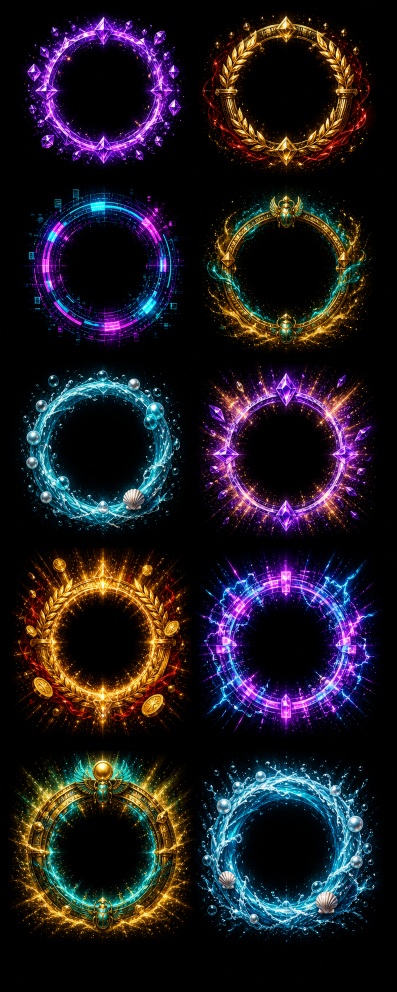
#> input picture qa/source/vslot_theme_symbol_halos_imagegen.png, 793 x 1983 px (shown at 1/2 size)
$ python -i slice_imagegen_theme_symbol_halos.py   (imports and definitions only)
#> lines starting #> are read from the running program, lines starting #| are printed output that depends on the picture
#> further down, picture is the input picture: PIL image 793x1983 RGB; mean R, G, B 31.5, 26.6, 33.4
from pathlib import Path

from PIL import Image, ImageDraw, ImageEnhance, ImageFilter, ImageOps


from vslot_asset_toolchain import verify_asset_toolchain

# [1 line not run here, left out]

ROOT = Path(__file__).resolve().parents[1]
SOURCE = ROOT / "qa/source/vslot_theme_symbol_halos_imagegen.png"
OUT_DIR = ROOT / "app/src/main/res/drawable-nodpi"
PREVIEW = ROOT / "qa/screenshots/theme_symbol_halos_contact_sheet.png"

TARGET_SIZE = (640, 640)
GRID_COLUMNS = 2
GRID_ROWS = 5

CELLS = [
    ("symbol_win_halo_violet", "Violet win", 0, 0),
    ("symbol_win_halo_roman", "Roman win", 1, 0),
    ("symbol_win_halo_neon", "Neon win", 0, 1),
    ("symbol_win_halo_pharaoh", "Pharaoh win", 1, 1),
    ("symbol_win_halo_ocean", "Ocean win", 0, 2),
    ("symbol_bonus_scatter_halo_violet", "Violet bonus", 1, 2),
    ("symbol_bonus_scatter_halo_roman", "Roman bonus", 0, 3),
    ("symbol_bonus_scatter_halo_neon", "Neon bonus", 1, 3),
    ("symbol_bonus_scatter_halo_pharaoh", "Pharaoh bonus", 0, 4),
    ("symbol_bonus_scatter_halo_ocean", "Ocean bonus", 1, 4),
]


def alpha_from_luminance(image: Image.Image) -> Image.Image:
    luminance = ImageOps.grayscale(image)
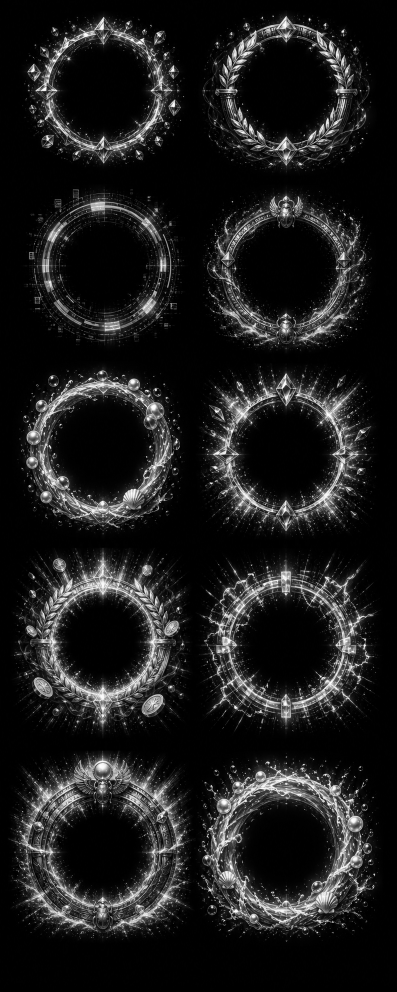
#> luminance: PIL image 793x1983 L (shown at 1/2 size); min 0, max 255, mean 28.9
    alpha = luminance.point(
        lambda value: 0
        if value < 7
        else min(236, int(((value - 7) / 120) ** 1.15 * 255))
    )
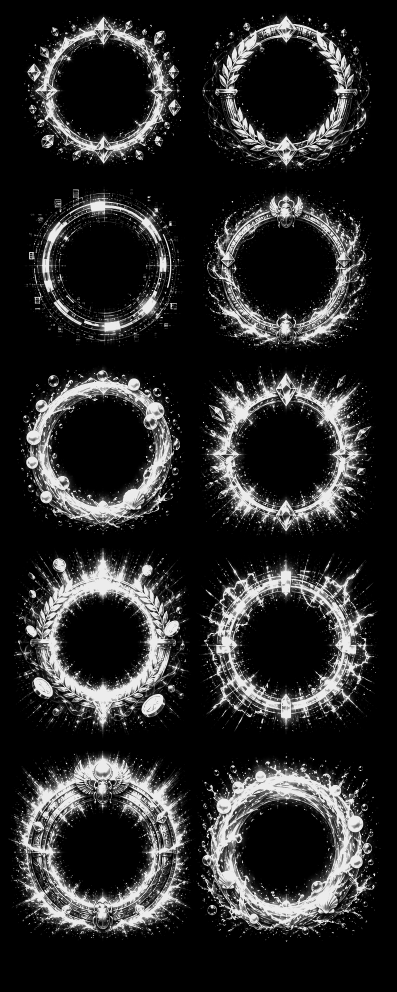
#> alpha: PIL image 793x1983 L (shown at 1/2 size); min 0, max 236, mean 41.3
    return alpha.filter(ImageFilter.GaussianBlur(radius=0.25))


# [110 lines left out: functions remove_vertical_bleed, crop_cell, checkerboard, build_preview, main, not called in this run]


# [2 lines not run here, left out]

>>> from PIL import Image
>>> picture = Image.open('../qa/source/vslot_theme_symbol_halos_imagegen.png')
>>> result = alpha_from_luminance(picture)

$ run again, on qa/source/vslot_bg_home_imagegen.png
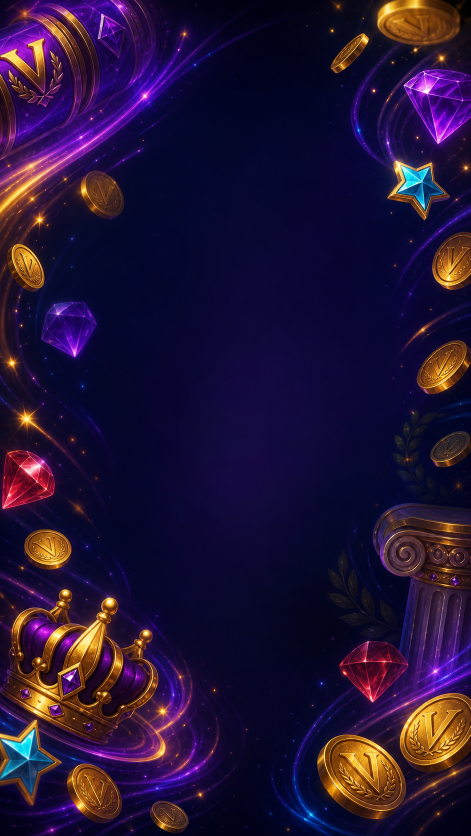
#> input picture qa/source/vslot_bg_home_imagegen.png, 941 x 1672 px (shown at 1/2 size)
#> picture is the input picture: PIL image 941x1672 RGB; mean R, G, B 35.6, 19.3, 54.1
#> in alpha_from_luminance, `luminance = ImageOps.grayscale(image)`:
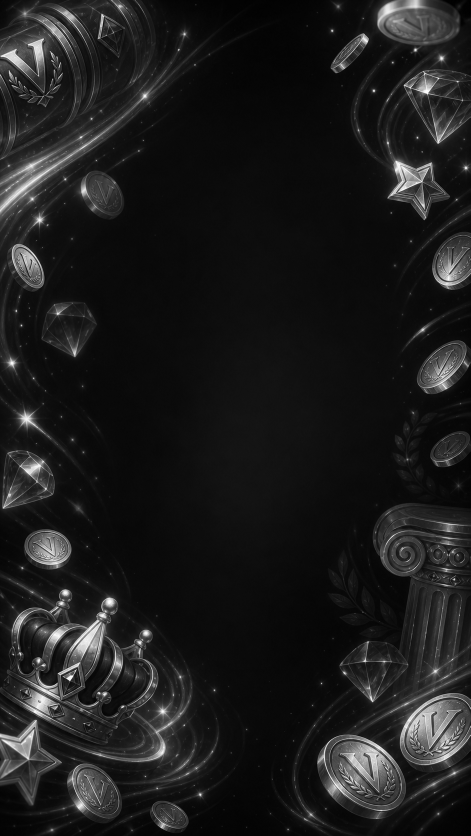
#> luminance: PIL image 941x1672 L (shown at 1/2 size); min 0, max 255, mean 28.1
#> in alpha_from_luminance, `alpha = luminance.point( lambda value: 0 if value < 7 else min(236, in..`:
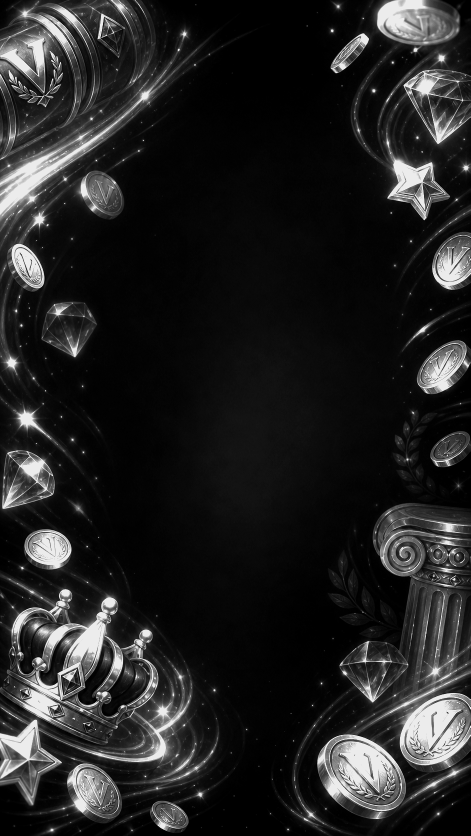
#> alpha: PIL image 941x1672 L (shown at 1/2 size); min 0, max 236, mean 34.9

$ run again, on qa/source/vslot_bg_roman_reels_imagegen.png
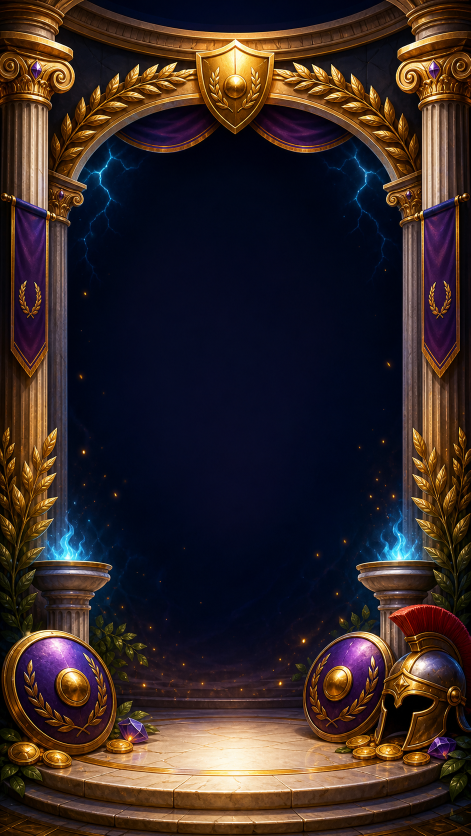
#> input picture qa/source/vslot_bg_roman_reels_imagegen.png, 941 x 1672 px (shown at 1/2 size)
#> picture is the input picture: PIL image 941x1672 RGB; mean R, G, B 53.4, 39.9, 38.4
#> in alpha_from_luminance, `luminance = ImageOps.grayscale(image)`:
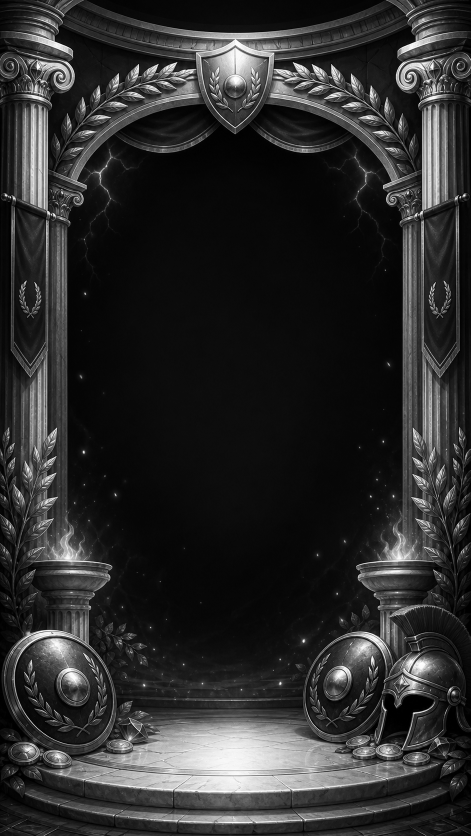
#> luminance: PIL image 941x1672 L (shown at 1/2 size); min 0, max 255, mean 43.8
#> in alpha_from_luminance, `alpha = luminance.point( lambda value: 0 if value < 7 else min(236, in..`:
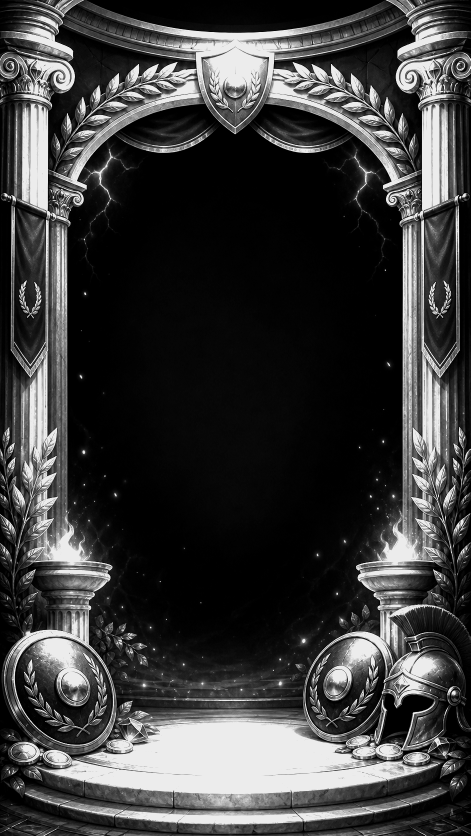
#> alpha: PIL image 941x1672 L (shown at 1/2 size); min 0, max 236, mean 59.5
